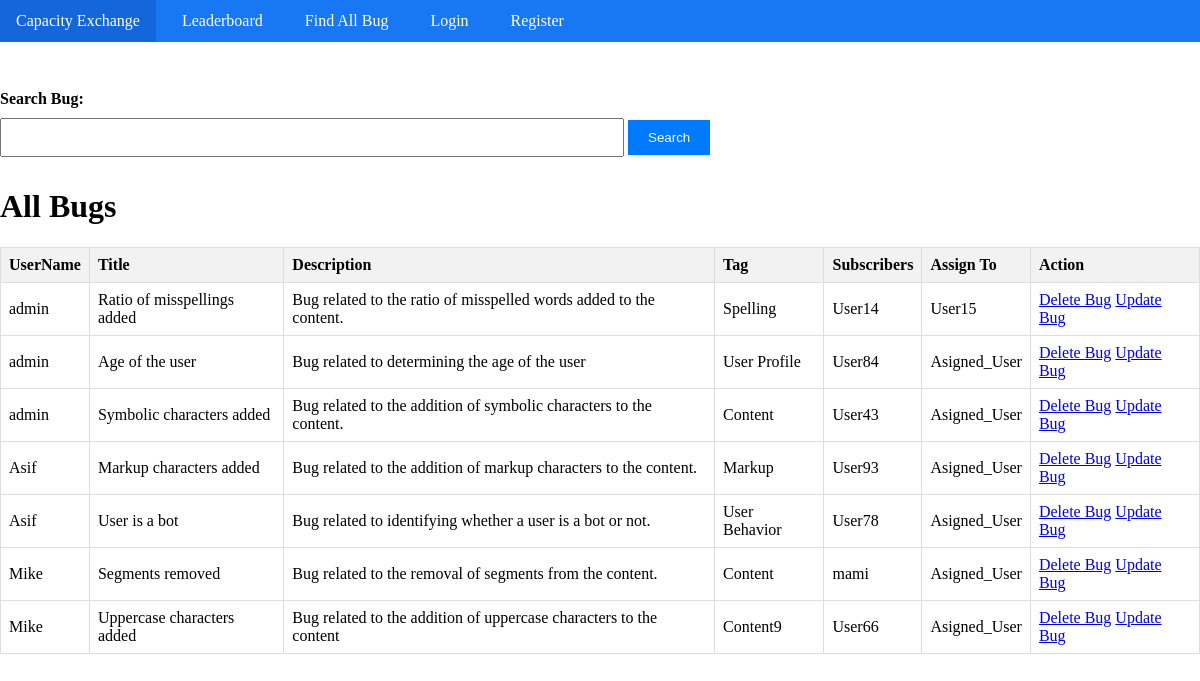
Screenshot of /suc-cese/ with the database file from the repository.
### bug/models.py (models this page shows, shortened)
class Bug(models.Model):
    user=models.ForeignKey(User,on_delete=models.SET_NULL,null=True,blank=True)
    bugTitle = models.TextField(max_length=200)
    slug = models.SlugField(unique=True)
    bugDescription = models.TextField()
    tag = models.CharField(max_length=50)
    subscribers = models.CharField(max_length=200)
    assign_to = models.CharField(max_length=100)

### bug/views.py (the view)
# urls.py: path("suc-cese/", succese, name="succese"),
def succese(request):
    queryset = Bug.objects.select_related('user')
    search_query = request.GET.get('search')
    if search_query:
        queryset = queryset.filter(bugTitle__icontains=search_query)
    context = {'home': queryset}
    return render(request, "home/all_bugs.html", context)

### bug/templates/home/all_bugs.html (shortened to what this page needs)
{% extends "base.html" %}
{% block start %}
<div class="mt-3">
    <form method="GET" action="{% url 'succese' %}" class="mx-auto col-6">
        <label for="gsearch" class="form-label">Search Bug:</label>
        <input name="search" type="text" class="form-control" value="{{ request.GET.search }}">
        <button type="submit" class="btn btn-primary">Search</button>
    </form>
</div>
<h1>All Bugs</h1>
<table>
    <thead>
        <tr>
            <th>UserName</th>
            <th>Title</th>
            <th>Description</th>
            <th>Tag</th>
            <th>Subscribers</th>
            <th>Assign To</th>
            <th>Action</th>
        </tr>
    </thead>
    <tbody>
        {% for bug in home %}
            <tr>
                 <td>{{ bug.user.username }}</td>
                <td>{{ bug.bugTitle }}</td>
                <td>{{ bug.bugDescription }}</td>
                <td>{{ bug.tag }}</td>
                <td>{{ bug.subscribers }}</td>
                <td>{{ bug.assign_to }}</td>
                <td>
                    <a href="{% url 'delete_bug' bug.slug %}">Delete Bug</a>
                    <a href="{% url 'update_bug' bug.slug %}">Update Bug</a>
                </td>
            </tr>
        {% endfor %}
    </tbody>
</table>
{% endblock %}

### bug/templates/base.html (shortened to what this page needs)
<!DOCTYPE html>
<html lang="en">
<head>
</head>
<body>
    <div class="navbar">
        <a href="https://meta.wikimedia.org/wiki/Capacity_Exchange">Capacity Exchange</a>
        <a href="/leaderboard/">Leaderboard</a>
        <a href="/suc-cese/">Find All Bug</a>
        {% if user.is_authenticated %}
            <a href="#">Welcome, {{ user.username }}</a>
            <a href="/">Bug Add</a>
            <a href="/logout">Logout</a>
        {% else %}
            <a href="/login">Login</a>
            <a href="/reg">Register</a>
        {% endif %}
    </div>
    {% block start %}
    {% endblock %}
</body>
</html>

### bug/templates/base.html (style rules this page uses)
.navbar { background-color: #1877f2; overflow: hidden; }
.navbar a { float: left; display: block; color: white; text-align: center; padding: 12px 16px; text-decoration: none; }
body { margin: 0; padding: 0; }
label { display: block; margin-bottom: 10px; font-weight: bold; }
input[type="text"], textarea { width: 50%; padding: 10px; margin-bottom: 10px; }
.btn { background-color: #1877f2; color: rgba(255, 255, 255, 0.52); border: none; padding: 10px 20px; cursor: pointer; }
.navbar a:not(:first-child) { margin-left: 10px; }

### bug/templates/home/all_bugs.html (style rules this page uses)
.mt-3 { margin-top: 3rem; }
.mx-auto { margin: 0 auto; }
label.form-label { font-weight: bold; }
input.form-control { width: 50%; padding: 10px; margin-bottom: 10px; }
table { border-collapse: collapse; width: 100%; }
th, td { border: 1px solid #dddddd; text-align: left; padding: 8px; }
th { background-color: #f2f2f2; }
.btn { background-color: #007bff; color: white; border: none; padding: 10px 20px; cursor: pointer; text-decoration: none; display: inline-block; }

### rows the page displays
Bug: user.username "admin", bugTitle "Ratio of misspellings added", bugDescription "Bug related to the ratio of misspelled words added to the content.", tag "Spelling", subscribers "User14", assign_to "User15"
Bug: user.username "admin", bugTitle "Age of the user", bugDescription "Bug related to determining the age of the user", tag "User Profile", subscribers "User84", assign_to "Asigned_User"
Bug: user.username "admin", bugTitle "Symbolic characters added", bugDescription "Bug related to the addition of symbolic characters to the content.", tag "Content", subscribers "User43", assign_to "Asigned_User"
Bug: user.username "Asif", bugTitle "Markup characters added", bugDescription "Bug related to the addition of markup characters to the content.", tag "Markup", subscribers "User93", assign_to "Asigned_User"
Bug: user.username "Asif", bugTitle "User is a bot", bugDescription "Bug related to identifying whether a user is a bot or not.", tag "User Behavior", subscribers "User78", assign_to "Asigned_User"
Bug: user.username "Mike", bugTitle "Segments removed", bugDescription "Bug related to the removal of segments from the content.", tag "Content", subscribers "mami", assign_to "Asigned_User"
Bug: user.username "Mike", bugTitle "Uppercase characters added", bugDescription "Bug related to the addition of uppercase characters to the content", tag "Content9", subscribers "User66", assign_to "Asigned_User"
